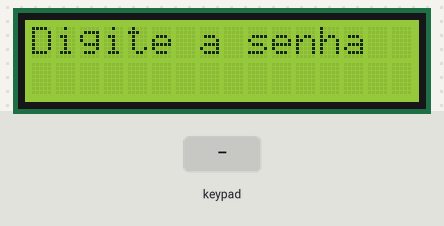
A sketch run on a simulated Arduino Uno, built with avr-gcc and run on an emulated ATmega328P. On the bench: 16×2 character LCD. The inputs (shaded band) are chosen by the test bench.

Above: at 2.1 s.
2.2 s: keypad keys 9 2 3 6 * pressed 0.4 s apart
At 5.9 s:
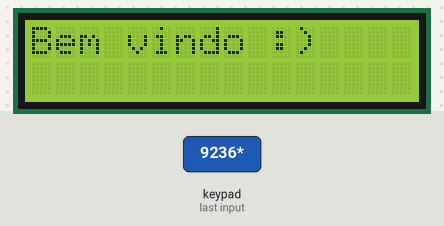
6.2 s: key 'a' pressed
At 7.4 s:
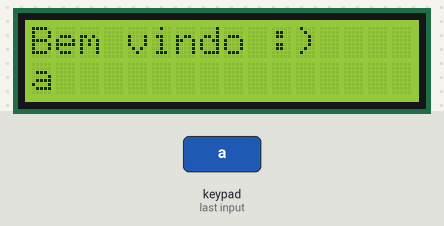
7.7 s: key 'b' pressed
At 8.6 s:
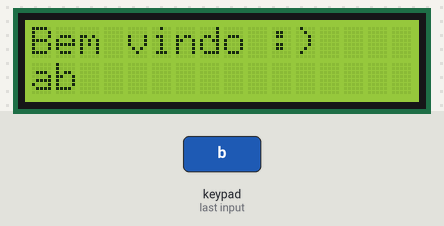
9.2 s: keypad keys 9 2 3 6 # pressed 0.4 s apart
At 12.1 s:
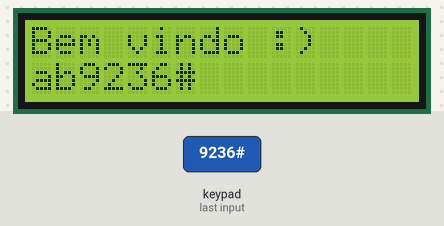
12.7 s: key 'c' pressed
At 13.7 s:
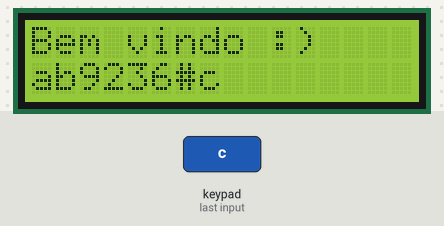
14.2 s: keypad keys 9 8 7 6 # pressed 0.4 s apart
At 17.2 s:
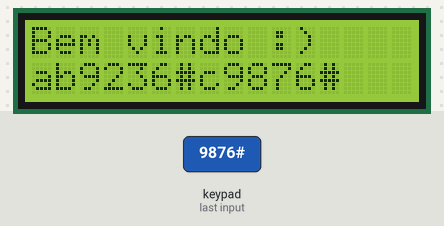
Timing chart, 0 to 18.7 s (numbered marks = the images above; inputs shaded):
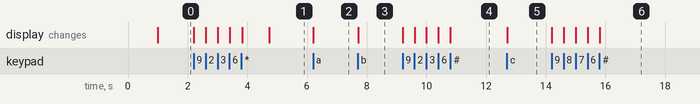

The sketch:

porta_de_seguran_a1.ino
```cpp
// Autor: luiz
// Estudo: keypad 4x4

//       𝑲𝑬𝒀𝑷𝑨𝑫 🅴 𝙇𝘾𝘿

#include <Adafruit_LiquidCrystal.h>
#include <Keypad.h> // Biblioteca do codigo

Adafruit_LiquidCrystal lcd(0);

const byte rows = 4; // Linhas do teclado
const byte columns = 4; // Colunas do teclado
int estado = 0;
int digito = 0;
String digitada;
char tecla;

String senha = "9236";

bool Ativo;
//  𝐌𝐚𝐭𝐫𝐢𝐳 𝐝𝐞 𝐜𝐚𝐫𝐚𝐜𝐭𝐞𝐫𝐞𝐬 (𝐦𝐚𝐩𝐞𝐚𝐦𝐞𝐧𝐭𝐨 𝐝𝐨 𝐭𝐞𝐜𝐥𝐚𝐝𝐨)
const char matriz[rows][columns] =
{
  {'1', '2', '3', 'a'},
  {'4', '5', '6', 'b'},
  {'7', '8', '9', 'c'},
  {'*', '0', '#', 'd'}
};

byte pinRows[rows] = {9, 8, 7, 6}; //Pinos de Linhas
byte pinColumns[columns] = {5, 4, 3, 2}; //Pinos de colunas
Keypad pad = Keypad(makeKeymap(matriz), pinRows, pinColumns, rows, columns);

void start() {
  lcd.begin(16, 2);  //Iniciar lcd colunas/linhas || Iniciar serial keypad
  Serial.begin(9600);
  lcd.setCursor(4,0);lcd.print("LERN-DEV");lcd.setCursor(2,1);lcd.print("LuizVinicius"); delay(900); lcd.clear(); estado = 0; lcd.print("Digite a senha");
}

//        𝑳𝑬𝑫 𝑹𝑮𝑩
int vm = 10;          //  LedRGB porta vermelha
int az = 11;          //  LedRGB porta Azul
int vd = 12;          //  LedRGB porta Verde

/*Fabrica D'Cores*/       void defineColor  (int r,int g,int b){digitalWrite(vm, r);digitalWrite(az, g);digitalWrite(vd, b);}
/*Desligado*/             void desligado()  {defineColor(0,0,0);}
/*Verde*/                 void verde()    {defineColor(0,0,1);}
/*Azul*/                  void azul()     {defineColor(0,1,0);}
/*Ciano*/                 void ciano()    {defineColor(0,1,1);}
/*Vermelho*/              void vermelho()   {defineColor(1,0,0);}
/*Amarelo*/               void amarelo()    {defineColor(1,0,1);}
/*Magenta*/               void magenta()    {defineColor(1,1,0);}
/*Branco*/                void branco()   {defineColor(1,1,1);}

void setup() {
  start();
}

void loop()
{
  tecla = pad.getKey();

  if(tecla != NO_KEY)
  {
    lcd.setCursor(digito,1);
    digito = digito +1;
    lcd.print(tecla);
    estado = 1;

    if(tecla == '*' && estado != 4)
    {
      lcd.clear();
      if(verificaSenha(senha,digitada)){
        estado = 3; leds(estado);
        lcd.print("Senha correta");
      }

      else {
        estado = 2; leds(estado);
        lcd.print("Senha negada");
      }

      digitada = "";
    }

    else{
      digitada+=tecla;
    }

    if(estado == 2){
      lcd.clear();
      digito = 0;
      leds(estado);
      delay(900);
      lcd.print("Digite novamente");
    }

    if(estado == 3){
      lcd.clear();
      digito = 0;
      leds(estado);
      delay(900);
      lcd.print("Bem vindo :) ");
    }

    if(estado == 3 && tecla == '#'){
      estado = 4;
      leds(estado);
      lcd.clear();
      lcd.print("Nova senha");
      digitada = "";
      digito = 0;
    }

    if(estado == 4 && tecla == '*'){
      senha = digitada;
      lcd.print("senha alterada");
      delay(500);
      estado = 3;
    }
  }
}

// fazer verificação da senha
bool verificaSenha(String sa, String sd)
{
  bool resultado = false;
  if(sa.compareTo(sd) == 0)
  {resultado=true;}
  else {resultado = false;}
  return resultado;
}

// 0 = porta fechada | 1 = digitando | 2 = Senha negada | 3 = Senha correta | 4 = Alterando senha
void leds(int e)
{
  if(e==0){amarelo();}
  if(e==2){vermelho();}
  if(e==3){verde();}
  if(e==4){azul();}
} 
```

Measured:
- after the input at 2.2 s, the display: first changes at once (image 1 shows a later state)
- after the input at 6.2 s, the display: changes at once (image 2)
- after the input at 7.7 s, the display: changes at once (image 3)
- after the input at 9.2 s, the display: first changes at once (image 4 shows a later state)
- after the input at 12.7 s, the display: changes at once (image 5)
- after the input at 14.2 s, the display: first changes at once (image 6 shows a later state)
